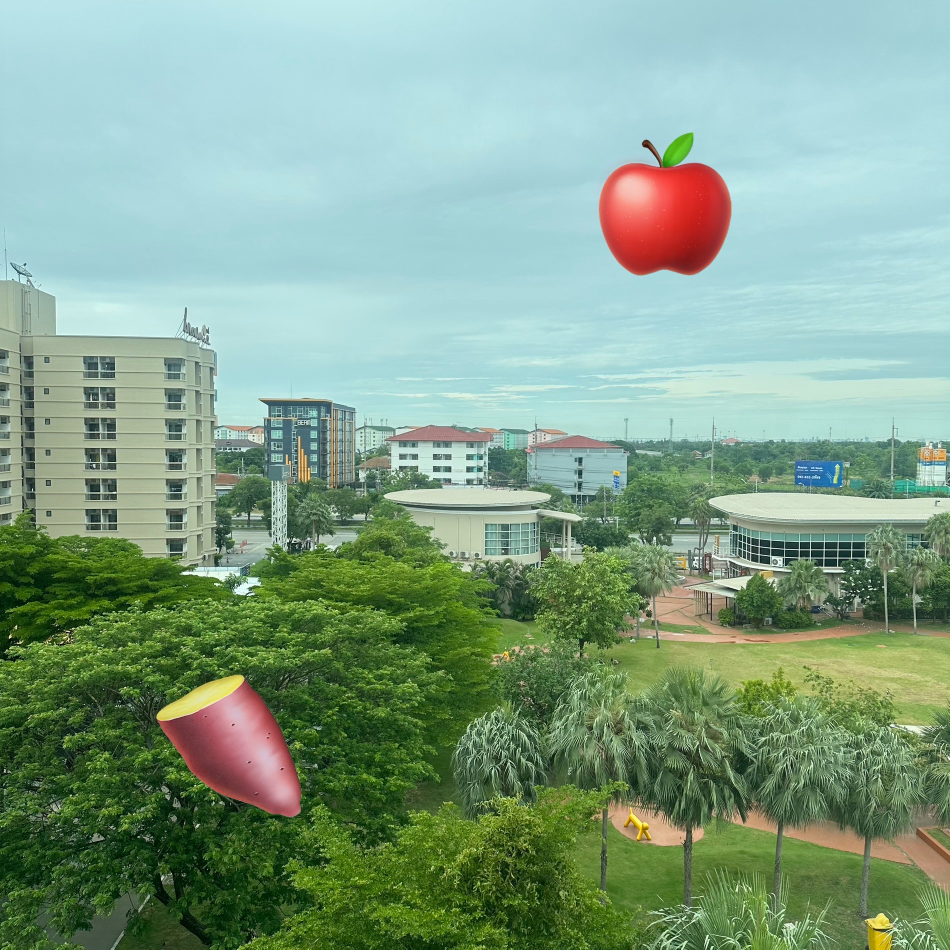
#> input picture sample-images/view.jpg, 1899 x 1899 px, found by its file name (shown at 1/2 size)
$ python ex-14-bilateral-and-guided-image-filters.py
#> lines starting #> are read from the running program, lines starting #| are printed output that depends on the picture; pictures that were not available may be replaced by others from this repository, and a replacement may not be noted
#> further down, I is the input picture: shape (1899, 1899, 3); mean B, G, R 136.8, 160.7, 130.3
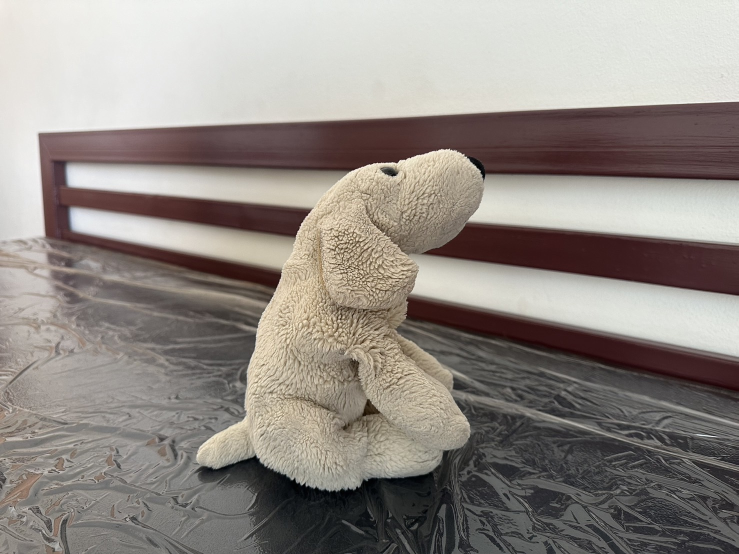
#> input picture sample-images/dog.jpg, 1477 x 1108 px, given in place of dog .jpg, which was not available (shown at 1/2 size)
#> further down, p is the input picture: shape (1108, 1477, 3); mean B, G, R 133.5, 139.1, 146
import cv2 as cv
import numpy as np

def guided_filter(I, p, radius, eps):
    """Perform guided filtering.

    Args:
        I: guidance image (grayscale or RGB)
        p: filtering input image (grayscale or RGB)
        radius: the radius of the window (integer)
        eps: regularization parameter (float)

    Returns:
        q: the filtered image
    """
#> called with radius = 8, eps = 0.01
    I = I.astype(np.float32)
#> I: shape (1000, 1000) float32
    p = p.astype(np.float32)
#> p: shape (1000, 1000) float32

    # Calculate the means
    mean_I = cv.boxFilter(I, cv.CV_32F, (radius, radius))
    mean_p = cv.boxFilter(p, cv.CV_32F, (radius, radius))
    mean_Ip = cv.boxFilter(I * p, cv.CV_32F, (radius, radius))
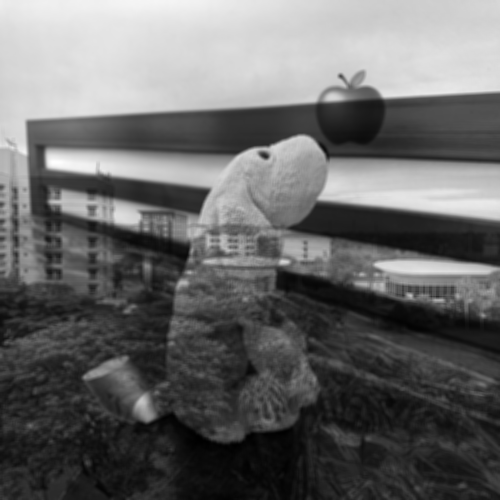
#> mean_Ip: shape (1000, 1000) float32 (shown at 1/2 size); min 178.3, max 54746.2, mean 22409.8; drawn with min black and max white

    # Calculate the covariance of (I, p) in each local patch
    cov_Ip = mean_Ip - mean_I * mean_p

    # Calculate the variance of I in each local patch
    mean_II = cv.boxFilter(I * I, cv.CV_32F, (radius, radius))
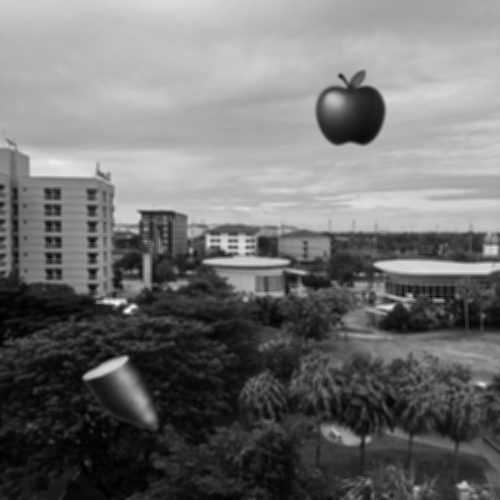
#> mean_II: shape (1000, 1000) float32 (shown at 1/2 size); min 208.8, max 57968.1, mean 25879.9; drawn with min black and max white
    var_I = mean_II - mean_I * mean_I
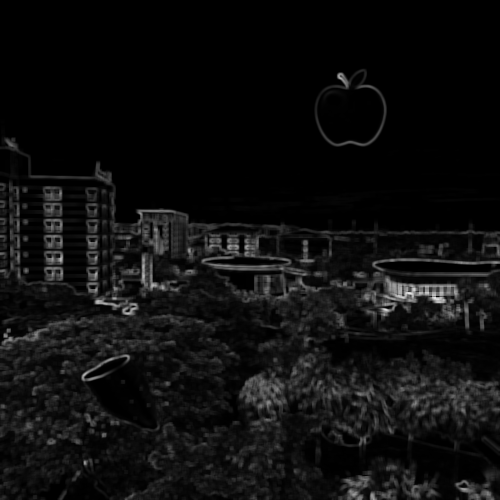
#> var_I: shape (1000, 1000) float32 (shown at 1/2 size); min 0, max 7760.8, mean 441.8; drawn with min black and max white

    # Calculate the linear coefficients a and b
    a = cov_Ip / (var_I + eps)
    b = mean_p - a * mean_I
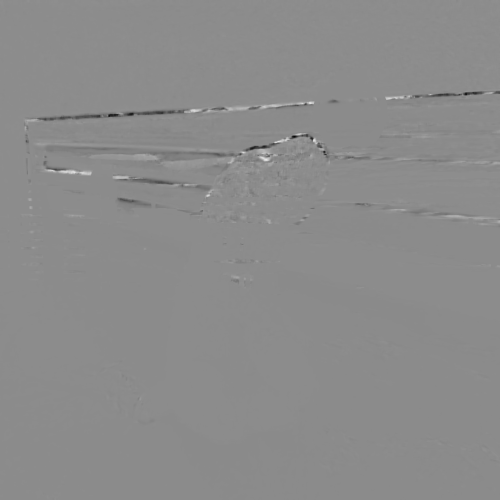
#> b: shape (1000, 1000) float32 (shown at 1/2 size); min -15586.2, max 13069.2, mean 111.8; drawn with min black and max white

    # Calculate the means of a and b
    mean_a = cv.boxFilter(a, cv.CV_32F, (radius, radius))
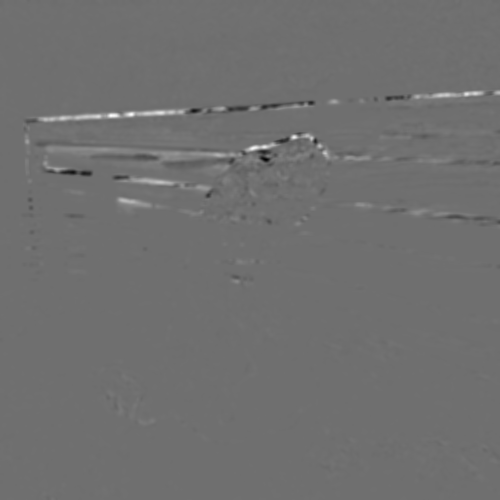
#> mean_a: shape (1000, 1000) float32 (shown at 1/2 size); min -33.98, max 43.68, mean 0.1; drawn with min black and max white
    mean_b = cv.boxFilter(b, cv.CV_32F, (radius, radius))

    # Calculate the output image q
    q = mean_a * I + mean_b
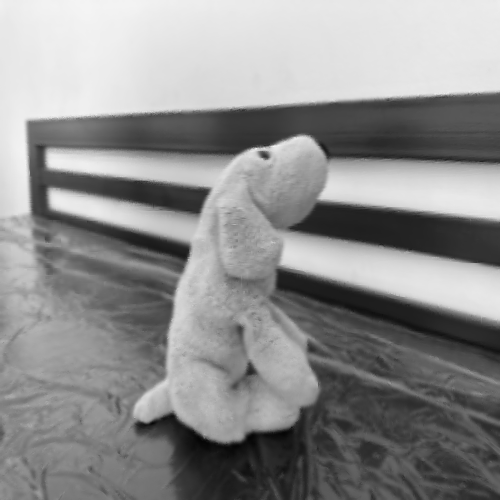
#> q: shape (1000, 1000) float32 (shown at 1/2 size); min -0.0433, max 251.1, mean 140.6; drawn with min black and max white

    return q


import matplotlib.pyplot as plt
import os

# Paths
input_path = 'sample-images/'
output_path = 'image-processing/filters/'

# Read and resize the image
I = cv.imread(os.path.join(input_path, 'view.jpg'), cv.IMREAD_COLOR)
p = cv.imread(os.path.join(input_path, 'dog .jpg'), cv.IMREAD_COLOR)

I = cv.resize(I, (1000, 1000))
p = cv.resize(p, (1000, 1000))

# Convert images to grayscale if they are in color
if len(I.shape) == 3:
    I_gray = cv.cvtColor(I, cv.COLOR_BGR2GRAY)
else:
    I_gray = I

if len(p.shape) == 3:
    p_gray = cv.cvtColor(p, cv.COLOR_BGR2GRAY)
else:
    p_gray = p

# Set parameters for the guided filter
radius = 8  # Radius of the window
eps = 0.1**2  # Regularization parameter

# Apply the guided filter
q = guided_filter(I_gray, p_gray, radius, eps)

# Display the original and filtered images
plt.figure(figsize=(10, 5))
plt.subplot(1, 3, 1)
plt.title("Guidance Image")
plt.imshow(I_gray, cmap='gray')
plt.axis('off')

plt.subplot(1, 3, 2)
plt.title("Input Image")
plt.imshow(p_gray, cmap='gray')
plt.axis('off')

plt.subplot(1, 3, 3)
plt.title("Filtered Image")
plt.imshow(q, cmap='gray')
plt.axis('off')

plt.show()
